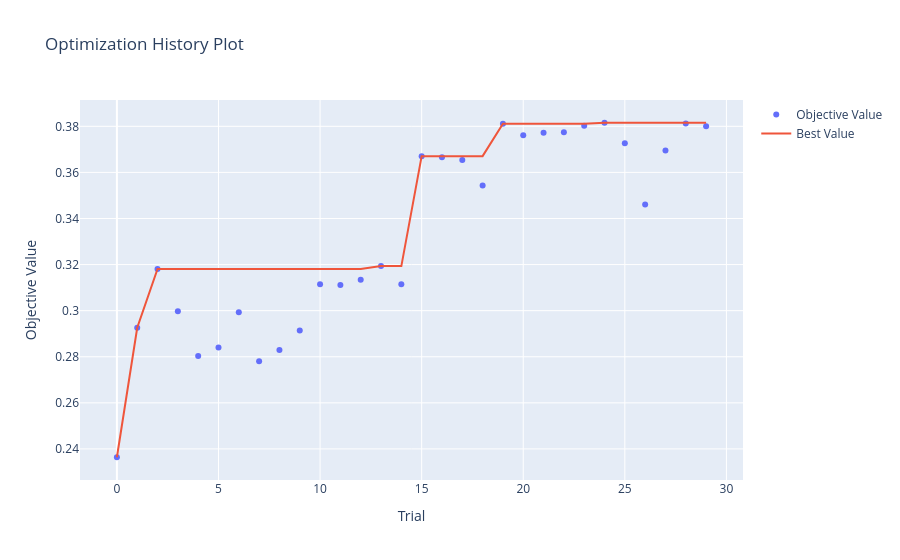

Notebook source saved alongside this figure:
### Code cell
optuna.visualization.plot_optimization_history(study_rf)

### Figure 1 — Plotly figure (JSON) as saved in the notebook; plotly's stock layout.template omitted (floating-point values rounded to 4 significant figures)
{"data": [{"mode": "markers", "name": "Objective Value", "type": "scatter", "x": [0, 1, 2, 3, 4, 5, 6, 7, 8, 9, 10, 11, 12, 13, 14, 15, 16, 17, 18, 19, 20, 21, 22, 23, 24, 25, 26, 27, 28, 29], "y": [0.2364, 0.2926, 0.3181, 0.2998, 0.2804, 0.284, 0.2993, 0.2781, 0.2829, 0.2914, 0.3114, 0.3111, 0.3134, 0.3194, 0.3115, 0.3671, 0.3666, 0.3654, 0.3543, 0.3811, 0.3761, 0.3773, 0.3774, 0.3803, 0.3815, 0.3726, 0.346, 0.3695, 0.3813, 0.38]}, {"mode": "lines", "name": "Best Value", "type": "scatter", "x": [0, 1, 2, 3, 4, 5, 6, 7, 8, 9, 10, 11, 12, 13, 14, 15, 16, 17, 18, 19, 20, 21, 22, 23, 24, 25, 26, 27, 28, 29], "y": [0.2364, 0.2926, 0.3181, 0.3181, 0.3181, 0.3181, 0.3181, 0.3181, 0.3181, 0.3181, 0.3181, 0.3181, 0.3181, 0.3194, 0.3194, 0.3671, 0.3671, 0.3671, 0.3671, 0.3811, 0.3811, 0.3811, 0.3811, 0.3811, 0.3815, 0.3815, 0.3815, 0.3815, 0.3815, 0.3815]}, {"marker": {"color": "#cccccc"}, "mode": "markers", "name": "Infeasible Trial", "showlegend": false, "type": "scatter", "x": [], "y": []}], "layout": {"title": {"text": "Optimization History Plot"}, "xaxis": {"title": {"text": "Trial"}}, "yaxis": {"title": {"text": "Objective Value"}}}}
